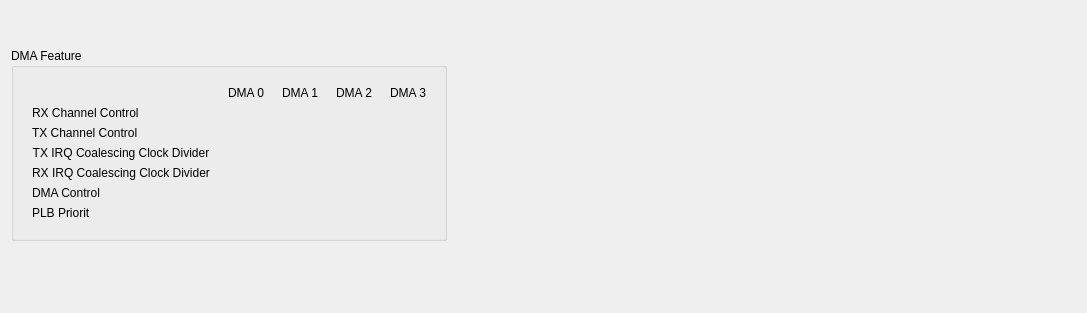
     <widget class="QWidget" name="TabPage" >
      <attribute name="title" >
       <string>DMA</string>
      </attribute>
      <layout class="QVBoxLayout" >
       <item>
        <layout class="QHBoxLayout" >
         <item>
          <widget class="MdtGui::LabeledSpinbox" name="C_NUM_DMA" >
           <property name="Label" >
            <string>Number of DMA Channel</string>
           </property>
           <property name="Key" >
            <string>C_NUM_DMA</string>
           </property>
           <property name="Min" >
            <number>0</number>
           </property>
           <property name="Value" >
            <number>1</number>
           </property>
           <property name="Max" >
            <number>4</number>
           </property>
          </widget>
         </item>
         <item>
          <spacer>
           <property name="orientation" >
            <enum>Qt::Horizontal</enum>
           </property>
           <property name="sizeType" >
            <enum>QSizePolicy::Expanding</enum>
           </property>
           <property name="sizeHint" >
            <size>
             <width>311</width>
             <height>31</height>
            </size>
           </property>
          </spacer>
         </item>
        </layout>
       </item>
       <item>
        <layout class="QHBoxLayout" >
         <item>
          <widget class="QGroupBox" name="groupBox" >
           <property name="title" >
            <string>DMA Feature</string>
           </property>
           <layout class="QHBoxLayout" >
            <item>
             <layout class="QHBoxLayout" >
              <property name="spacing" >
               <number>0</number>
              </property>
              <item>
               <widget class="QWidget" native="1" name="widget" >
                <layout class="QHBoxLayout" >
                 <item>
                  <layout class="QVBoxLayout" >
                   <item>
                    <widget class="QLabel" name="label_5" >
                     <property name="text" >
                      <string/>
                     </property>
                    </widget>
                   </item>
                   <item>
                    <widget class="QLabel" name="textLabel2" >
                     <property name="text" >
                      <string>RX Channel Control</string>
                     </property>
                     <property name="wordWrap" >
                      <bool>false</bool>
                     </property>
                    </widget>
                   </item>
                   <item>
                    <widget class="QLabel" name="textLabel2_2" >
                     <property name="text" >
                      <string>TX Channel Control</string>
                     </property>
                     <property name="wordWrap" >
                      <bool>false</bool>
                     </property>
                    </widget>
                   </item>
                   <item>
                    <widget class="QLabel" name="textLabel2_3" >
                     <property name="text" >
                      <string>&lt;p align="center">TX IRQ Coalescing Clock Divider&lt;/p></string>
                     </property>
                     <property name="wordWrap" >
                      <bool>false</bool>
                     </property>
                    </widget>
                   </item>
                   <item>
                    <widget class="QLabel" name="textLabel2_3_2" >
                     <property name="text" >
                      <string>&lt;p align="center">RX IRQ Coalescing Clock Divider&lt;/p></string>
                     </property>
                     <property name="wordWrap" >
                      <bool>false</bool>
                     </property>
                    </widget>
                   </item>
                   <item>
                    <widget class="QLabel" name="textLabel2_3_2_2" >
                     <property name="text" >
                      <string>DMA Control</string>
                     </property>
                     <property name="wordWrap" >
                      <bool>false</bool>
                     </property>
                    </widget>
                   </item>
                   <item>
                    <widget class="QLabel" name="textLabel2_3_2_2_2" >
                     <property name="text" >
                      <string>PLB Priorit</string>
                     </property>
                     <property name="wordWrap" >
                      <bool>false</bool>
                     </property>
                    </widget>
                   </item>
                  </layout>
                 </item>
                </layout>
               </widget>
              </item>
              <item>
               <widget class="QWidget" native="1" name="widget_2" >
                <property name="maximumSize" >
                 <size>
                  <width>140</width>
                  <height>16777215</height>
                 </size>
                </property>
                <layout class="QHBoxLayout" >
                 <item>
                  <layout class="QVBoxLayout" >
                   <item>
                    <widget class="QLabel" name="label" >
                     <property name="text" >
                      <string>DMA 0</string>
                     </property>
                     <property name="alignment" >
                      <set>Qt::AlignCenter</set>
                     </property>
                    </widget>
                   </item>
                   <item>
                    <widget class="MdtGui::LabeledTextbox" name="C_DMA0_RXCHANNELCTRL" >
                     <property name="Label" >
                      <string/>
                     </property>
                     <property name="LabelTooltip" >
                      <string/>
                     </property>
                     <property name="Key" >
                      <string>C_DMA0_RXCHANNELCTRL</string>
                     </property>
                     <property name="Value" >
                      <string/>
                     </property>
                    </widget>
                   </item>
                   <item>
                    <widget class="MdtGui::LabeledTextbox" name="C_DMA0_TXCHANNELCTRL" >
                     <property name="Label" >
                      <string/>
                     </property>
                     <property name="LabelTooltip" >
                      <string/>
                     </property>
                     <property name="Key" >
                      <string>C_DMA0_TXCHANNELCTRL</string>
                     </property>
                     <property name="Value" >
                      <string/>
                     </property>
                    </widget>
                   </item>
                   <item>
                    <widget class="MdtGui::LabeledTextbox" name="C_DMA0_TXIRQTIMER" >
                     <property name="Label" >
                      <string/>
                     </property>
                     <property name="LabelTooltip" >
                      <string>C_DMA0_TXIRQTIMER</string>
                     </property>
                     <property name="Key" >
                      <string>C_DMA0_TXIRQTIMER</string>
                     </property>
                     <property name="Value" >
                      <string/>
                     </property>
                    </widget>
                   </item>
                   <item>
                    <widget class="MdtGui::LabeledTextbox" name="C_DMA0_RXIRQTIMER" >
                     <property name="Label" >
                      <string/>
                     </property>
                     <property name="LabelTooltip" >
                      <string>C_DMA0_TXIRQTIMER</string>
                     </property>
                     <property name="Key" >
                      <string>C_DMA0_RXIRQTIMER</string>
                     </property>
                     <property name="Value" >
                      <string/>
                     </property>
                    </widget>
                   </item>
                   <item>
                    <widget class="MdtGui::LabeledTextbox" name="C_DMA0_CONTROL" >
                     <property name="Label" >
                      <string/>
                     </property>
                     <property name="LabelTooltip" >
                      <string/>
                     </property>
                     <property name="Key" >
                      <string>C_DMA0_CONTROL</string>
                     </property>
                     <property name="Value" >
                      <string/>
                     </property>
                    </widget>
                   </item>
                   <item>
                    <widget class="MdtGui::LabeledCombobox" name="C_DMA0_PLB_PRIO" >
                     <property name="Label" >
                      <string/>
                     </property>
                     <property name="Key" >
                      <string>C_DMA0_PLB_PRIO</string>
                     </property>
                    </widget>
                   </item>
                  </layout>
                 </item>
                </layout>
               </widget>
              </item>
              <item>
               <widget class="QWidget" native="1" name="widget_3" >
                <property name="maximumSize" >
                 <size>
                  <width>140</width>
                  <height>16777215</height>
                 </size>
                </property>
                <layout class="QHBoxLayout" >
                 <item>
                  <layout class="QVBoxLayout" >
                   <item>
                    <widget class="QLabel" name="label_2" >
                     <property name="text" >
                      <string>DMA 1</string>
                     </property>
                     <property name="alignment" >
                      <set>Qt::AlignCenter</set>
                     </property>
                    </widget>
                   </item>
                   <item>
                    <widget class="MdtGui::LabeledTextbox" name="C_DMA0_RXCHANNELCTRL_2" >
                     <property name="Label" >
                      <string/>
                     </property>
                     <property name="LabelTooltip" >
                      <string/>
                     </property>
                     <property name="Key" >
                      <string>C_DMA1_RXCHANNELCTRL</string>
                     </property>
                     <property name="Value" >
                      <string/>
                     </property>
                    </widget>
                   </item>
                   <item>
                    <widget class="MdtGui::LabeledTextbox" name="C_DMA0_TXCHANNELCTRL_2" >
                     <property name="Label" >
                      <string/>
                     </property>
                     <property name="LabelTooltip" >
                      <string/>
                     </property>
                     <property name="Key" >
                      <string>C_DMA1_TXCHANNELCTRL</string>
                     </property>
                     <property name="Value" >
                      <string/>
                     </property>
                    </widget>
                   </item>
                   <item>
                    <widget class="MdtGui::LabeledTextbox" name="C_DMA0_TXIRQTIMER_2" >
                     <property name="Label" >
                      <string/>
                     </property>
                     <property name="LabelTooltip" >
                      <string>C_DMA0_TXIRQTIMER</string>
                     </property>
                     <property name="Key" >
                      <string>C_DMA1_TXIRQTIMER</string>
                     </property>
                     <property name="Value" >
                      <string/>
                     </property>
                    </widget>
                   </item>
                   <item>
                    <widget class="MdtGui::LabeledTextbox" name="C_DMA0_RXIRQTIMER_2" >
                     <property name="Label" >
                      <string/>
                     </property>
                     <property name="LabelTooltip" >
                      <string>C_DMA0_TXIRQTIMER</string>
                     </property>
                     <property name="Key" >
                      <string>C_DMA1_RXIRQTIMER</string>
                     </property>
                     <property name="Value" >
                      <string/>
                     </property>
                    </widget>
                   </item>
                   <item>
                    <widget class="MdtGui::LabeledTextbox" name="C_DMA0_CONTROL_2" >
                     <property name="Label" >
                      <string/>
                     </property>
                     <property name="LabelTooltip" >
                      <string/>
                     </property>
                     <property name="Key" >
                      <string>C_DMA1_CONTROL</string>
                     </property>
                     <property name="Value" >
                      <string/>
                     </property>
                    </widget>
                   </item>
                   <item>
                    <widget class="MdtGui::LabeledCombobox" name="C_DMA1_PLB_PRIO" >
                     <property name="Label" >
                      <string/>
                     </property>
                     <property name="Key" >
                      <string>C_DMA1_PLB_PRIO</string>
                     </property>
                    </widget>
                   </item>
                  </layout>
                 </item>
                </layout>
               </widget>
              </item>
              <item>
               <widget class="QWidget" native="1" name="widget_4" >
                <property name="maximumSize" >
                 <size>
                  <width>140</width>
                  <height>16777215</height>
                 </size>
                </property>
                <layout class="QHBoxLayout" >
                 <item>
                  <layout class="QVBoxLayout" >
                   <item>
                    <widget class="QLabel" name="label_3" >
                     <property name="text" >
                      <string>DMA 2</string>
                     </property>
                     <property name="alignment" >
                      <set>Qt::AlignCenter</set>
                     </property>
                    </widget>
                   </item>
                   <item>
                    <widget class="MdtGui::LabeledTextbox" name="C_DMA0_RXCHANNELCTRL_2_2" >
                     <property name="Label" >
                      <string/>
                     </property>
                     <property name="LabelTooltip" >
                      <string/>
                     </property>
                     <property name="Key" >
                      <string>C_DMA2_RXCHANNELCTRL</string>
                     </property>
                     <property name="Value" >
                      <string/>
                     </property>
                    </widget>
                   </item>
                   <item>
                    <widget class="MdtGui::LabeledTextbox" name="C_DMA0_TXCHANNELCTRL_2_2" >
                     <property name="Label" >
                      <string/>
                     </property>
                     <property name="LabelTooltip" >
                      <string/>
                     </property>
                     <property name="Key" >
                      <string>C_DMA2_TXCHANNELCTRL</string>
                     </property>
                     <property name="Value" >
                      <string/>
                     </property>
                    </widget>
                   </item>
                   <item>
                    <widget class="MdtGui::LabeledTextbox" name="C_DMA0_TXIRQTIMER_2_2" >
                     <property name="Label" >
                      <string/>
                     </property>
                     <property name="LabelTooltip" >
                      <string>C_DMA0_TXIRQTIMER</string>
                     </property>
                     <property name="Key" >
                      <string>C_DMA2_TXIRQTIMER</string>
                     </property>
                     <property name="Value" >
                      <string/>
                     </property>
                    </widget>
                   </item>
                   <item>
                    <widget class="MdtGui::LabeledTextbox" name="C_DMA0_RXIRQTIMER_2_2" >
                     <property name="Label" >
                      <string/>
                     </property>
                     <property name="LabelTooltip" >
                      <string>C_DMA0_TXIRQTIMER</string>
                     </property>
                     <property name="Key" >
                      <string>C_DMA2_RXIRQTIMER</string>
                     </property>
                     <property name="Value" >
                      <string/>
                     </property>
                    </widget>
                   </item>
                   <item>
                    <widget class="MdtGui::LabeledTextbox" name="C_DMA0_CONTROL_2_2" >
                     <property name="Label" >
                      <string/>
                     </property>
                     <property name="LabelTooltip" >
                      <string/>
                     </property>
                     <property name="Key" >
                      <string>C_DMA2_CONTROL</string>
                     </property>
                     <property name="Value" >
                      <string/>
                     </property>
                    </widget>
                   </item>
                   <item>
                    <widget class="MdtGui::LabeledCombobox" name="C_DMA2_PLB_PRIO" >
                     <property name="Label" >
                      <string/>
                     </property>
                     <property name="Key" >
                      <string>C_DMA2_PLB_PRIO</string>
                     </property>
                    </widget>
                   </item>
                  </layout>
                 </item>
                </layout>
               </widget>
              </item>
              <item>
               <widget class="QWidget" native="1" name="widget_5" >
                <property name="maximumSize" >
                 <size>
                  <width>140</width>
                  <height>16777215</height>
                 </size>
                </property>
                <layout class="QHBoxLayout" >
                 <item>
                  <layout class="QVBoxLayout" >
                   <item>
                    <widget class="QLabel" name="label_4" >
                     <property name="text" >
                      <string>DMA 3</string>
                     </property>
                     <property name="alignment" >
                      <set>Qt::AlignCenter</set>
                     </property>
                    </widget>
                   </item>
                   <item>
                    <widget class="MdtGui::LabeledTextbox" name="C_DMA0_RXCHANNELCTRL_2_2_2" >
                     <property name="Label" >
                      <string/>
                     </property>
                     <property name="LabelTooltip" >
                      <string/>
                     </property>
                     <property name="Key" >
                      <string>C_DMA3_RXCHANNELCTRL</string>
                     </property>
                     <property name="Value" >
                      <string/>
                     </property>
                    </widget>
                   </item>
                   <item>
                    <widget class="MdtGui::LabeledTextbox" name="C_DMA0_TXCHANNELCTRL_2_2_2" >
                     <property name="Label" >
                      <string/>
                     </property>
                     <property name="LabelTooltip" >
                      <string/>
                     </property>
                     <property name="Key" >
                      <string>C_DMA3_TXCHANNELCTRL</string>
                     </property>
                     <property name="Value" >
                      <string/>
                     </property>
                    </widget>
                   </item>
                   <item>
                    <widget class="MdtGui::LabeledTextbox" name="C_DMA0_TXIRQTIMER_2_2_2" >
                     <property name="Label" >
                      <string/>
                     </property>
                     <property name="LabelTooltip" >
                      <string>C_DMA0_TXIRQTIMER</string>
                     </property>
                     <property name="Key" >
                      <string>C_DMA3_TXIRQTIMER</string>
                     </property>
                     <property name="Value" >
                      <string/>
                     </property>
                    </widget>
                   </item>
                   <item>
                    <widget class="MdtGui::LabeledTextbox" name="C_DMA0_RXIRQTIMER_2_2_2" >
                     <property name="Label" >
                      <string/>
                     </property>
                     <property name="LabelTooltip" >
                      <string>C_DMA3_RXIRQTIMER</string>
                     </property>
                     <property name="ValueTooltip" >
                      <string>C_DMA3_RXIRQTIMER</string>
                     </property>
                     <property name="Key" >
                      <string>C_DMA3_RXIRQTIMER</string>
                     </property>
                     <property name="Value" >
                      <string/>
                     </property>
                    </widget>
                   </item>
                   <item>
                    <widget class="MdtGui::LabeledTextbox" name="C_DMA0_CONTROL_2_2_2" >
                     <property name="Label" >
                      <string/>
                     </property>
                     <property name="LabelTooltip" >
                      <string/>
                     </property>
                     <property name="Key" >
                      <string>C_DMA3_CONTROL</string>
                     </property>
                     <property name="Value" >
                      <string/>
                     </property>
                    </widget>
                   </item>
                   <item>
                    <widget class="MdtGui::LabeledCombobox" name="C_DMA3_PLB_PRIO" >
                     <property name="Label" >
                      <string/>
                     </property>
                     <property name="Key" >
                      <string>C_DMA3_PLB_PRIO</string>
                     </property>
                    </widget>
                   </item>
                  </layout>
                 </item>
                </layout>
               </widget>
              </item>
             </layout>
            </item>
           </layout>
          </widget>
         </item>
         <item>
          <spacer>
           <property name="orientation" >
            <enum>Qt::Horizontal</enum>
           </property>
           <property name="sizeHint" >
            <size>
             <width>40</width>
             <height>20</height>
            </size>
           </property>
          </spacer>
         </item>
        </layout>
       </item>
       <item>
        <spacer>
         <property name="orientation" >
          <enum>Qt::Vertical</enum>
         </property>
         <property name="sizeType" >
          <enum>QSizePolicy::Expanding</enum>
         </property>
         <property name="sizeHint" >
          <size>
           <width>1065</width>
           <height>61</height>
          </size>
         </property>
        </spacer>
       </item>
      </layout>
     </widget>
